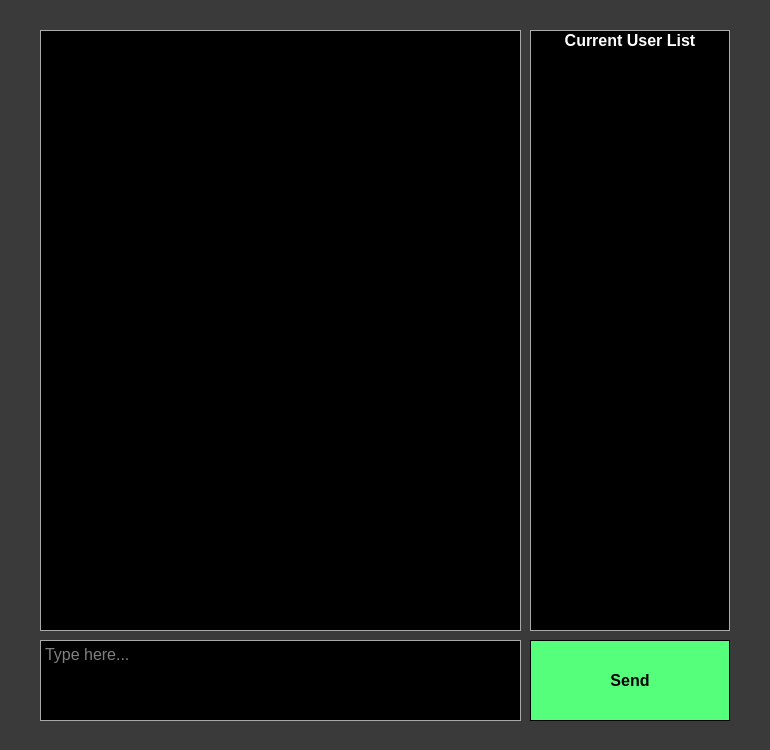
<?xml version="1.0" encoding="UTF-8"?>
<ui version="4.0">
 <class>cove_generalchat</class>
 <widget class="QDialog" name="cove_generalchat">
  <property name="geometry">
   <rect>
    <x>0</x>
    <y>0</y>
    <width>770</width>
    <height>750</height>
   </rect>
  </property>
  <property name="palette">
   <palette>
    <active>
     <colorrole role="WindowText">
      <brush brushstyle="SolidPattern">
       <color alpha="255">
        <red>255</red>
        <green>255</green>
        <blue>255</blue>
       </color>
      </brush>
     </colorrole>
     <colorrole role="Button">
      <brush brushstyle="SolidPattern">
       <color alpha="255">
        <red>58</red>
        <green>58</green>
        <blue>58</blue>
       </color>
      </brush>
     </colorrole>
     <colorrole role="Light">
      <brush brushstyle="SolidPattern">
       <color alpha="255">
        <red>87</red>
        <green>87</green>
        <blue>87</blue>
       </color>
      </brush>
     </colorrole>
     <colorrole role="Midlight">
      <brush brushstyle="SolidPattern">
       <color alpha="255">
        <red>72</red>
        <green>72</green>
        <blue>72</blue>
       </color>
      </brush>
     </colorrole>
     <colorrole role="Dark">
      <brush brushstyle="SolidPattern">
       <color alpha="255">
        <red>29</red>
        <green>29</green>
        <blue>29</blue>
       </color>
      </brush>
     </colorrole>
     <colorrole role="Mid">
      <brush brushstyle="SolidPattern">
       <color alpha="255">
        <red>38</red>
        <green>38</green>
        <blue>38</blue>
       </color>
      </brush>
     </colorrole>
     <colorrole role="Text">
      <brush brushstyle="SolidPattern">
       <color alpha="255">
        <red>255</red>
        <green>255</green>
        <blue>255</blue>
       </color>
      </brush>
     </colorrole>
     <colorrole role="BrightText">
      <brush brushstyle="SolidPattern">
       <color alpha="255">
        <red>255</red>
        <green>255</green>
        <blue>255</blue>
       </color>
      </brush>
     </colorrole>
     <colorrole role="ButtonText">
      <brush brushstyle="SolidPattern">
       <color alpha="255">
        <red>255</red>
        <green>255</green>
        <blue>255</blue>
       </color>
      </brush>
     </colorrole>
     <colorrole role="Base">
      <brush brushstyle="SolidPattern">
       <color alpha="255">
        <red>0</red>
        <green>0</green>
        <blue>0</blue>
       </color>
      </brush>
     </colorrole>
     <colorrole role="Window">
      <brush brushstyle="SolidPattern">
       <color alpha="255">
        <red>58</red>
        <green>58</green>
        <blue>58</blue>
       </color>
      </brush>
     </colorrole>
     <colorrole role="Shadow">
      <brush brushstyle="SolidPattern">
       <color alpha="255">
        <red>0</red>
        <green>0</green>
        <blue>0</blue>
       </color>
      </brush>
     </colorrole>
     <colorrole role="AlternateBase">
      <brush brushstyle="SolidPattern">
       <color alpha="255">
        <red>29</red>
        <green>29</green>
        <blue>29</blue>
       </color>
      </brush>
     </colorrole>
     <colorrole role="ToolTipBase">
      <brush brushstyle="SolidPattern">
       <color alpha="255">
        <red>255</red>
        <green>255</green>
        <blue>220</blue>
       </color>
      </brush>
     </colorrole>
     <colorrole role="ToolTipText">
      <brush brushstyle="SolidPattern">
       <color alpha="255">
        <red>0</red>
        <green>0</green>
        <blue>0</blue>
       </color>
      </brush>
     </colorrole>
    </active>
    <inactive>
     <colorrole role="WindowText">
      <brush brushstyle="SolidPattern">
       <color alpha="255">
        <red>255</red>
        <green>255</green>
        <blue>255</blue>
       </color>
      </brush>
     </colorrole>
     <colorrole role="Button">
      <brush brushstyle="SolidPattern">
       <color alpha="255">
        <red>58</red>
        <green>58</green>
        <blue>58</blue>
       </color>
      </brush>
     </colorrole>
     <colorrole role="Light">
      <brush brushstyle="SolidPattern">
       <color alpha="255">
        <red>87</red>
        <green>87</green>
        <blue>87</blue>
       </color>
      </brush>
     </colorrole>
     <colorrole role="Midlight">
      <brush brushstyle="SolidPattern">
       <color alpha="255">
        <red>72</red>
        <green>72</green>
        <blue>72</blue>
       </color>
      </brush>
     </colorrole>
     <colorrole role="Dark">
      <brush brushstyle="SolidPattern">
       <color alpha="255">
        <red>29</red>
        <green>29</green>
        <blue>29</blue>
       </color>
      </brush>
     </colorrole>
     <colorrole role="Mid">
      <brush brushstyle="SolidPattern">
       <color alpha="255">
        <red>38</red>
        <green>38</green>
        <blue>38</blue>
       </color>
      </brush>
     </colorrole>
     <colorrole role="Text">
      <brush brushstyle="SolidPattern">
       <color alpha="255">
        <red>255</red>
        <green>255</green>
        <blue>255</blue>
       </color>
      </brush>
     </colorrole>
     <colorrole role="BrightText">
      <brush brushstyle="SolidPattern">
       <color alpha="255">
        <red>255</red>
        <green>255</green>
        <blue>255</blue>
       </color>
      </brush>
     </colorrole>
     <colorrole role="ButtonText">
      <brush brushstyle="SolidPattern">
       <color alpha="255">
        <red>255</red>
        <green>255</green>
        <blue>255</blue>
       </color>
      </brush>
     </colorrole>
     <colorrole role="Base">
      <brush brushstyle="SolidPattern">
       <color alpha="255">
        <red>0</red>
        <green>0</green>
        <blue>0</blue>
       </color>
      </brush>
     </colorrole>
     <colorrole role="Window">
      <brush brushstyle="SolidPattern">
       <color alpha="255">
        <red>58</red>
        <green>58</green>
        <blue>58</blue>
       </color>
      </brush>
     </colorrole>
     <colorrole role="Shadow">
      <brush brushstyle="SolidPattern">
       <color alpha="255">
        <red>0</red>
        <green>0</green>
        <blue>0</blue>
       </color>
      </brush>
     </colorrole>
     <colorrole role="AlternateBase">
      <brush brushstyle="SolidPattern">
       <color alpha="255">
        <red>29</red>
        <green>29</green>
        <blue>29</blue>
       </color>
      </brush>
     </colorrole>
     <colorrole role="ToolTipBase">
      <brush brushstyle="SolidPattern">
       <color alpha="255">
        <red>255</red>
        <green>255</green>
        <blue>220</blue>
       </color>
      </brush>
     </colorrole>
     <colorrole role="ToolTipText">
      <brush brushstyle="SolidPattern">
       <color alpha="255">
        <red>0</red>
        <green>0</green>
        <blue>0</blue>
       </color>
      </brush>
     </colorrole>
    </inactive>
    <disabled>
     <colorrole role="WindowText">
      <brush brushstyle="SolidPattern">
       <color alpha="255">
        <red>29</red>
        <green>29</green>
        <blue>29</blue>
       </color>
      </brush>
     </colorrole>
     <colorrole role="Button">
      <brush brushstyle="SolidPattern">
       <color alpha="255">
        <red>58</red>
        <green>58</green>
        <blue>58</blue>
       </color>
      </brush>
     </colorrole>
     <colorrole role="Light">
      <brush brushstyle="SolidPattern">
       <color alpha="255">
        <red>87</red>
        <green>87</green>
        <blue>87</blue>
       </color>
      </brush>
     </colorrole>
     <colorrole role="Midlight">
      <brush brushstyle="SolidPattern">
       <color alpha="255">
        <red>72</red>
        <green>72</green>
        <blue>72</blue>
       </color>
      </brush>
     </colorrole>
     <colorrole role="Dark">
      <brush brushstyle="SolidPattern">
       <color alpha="255">
        <red>29</red>
        <green>29</green>
        <blue>29</blue>
       </color>
      </brush>
     </colorrole>
     <colorrole role="Mid">
      <brush brushstyle="SolidPattern">
       <color alpha="255">
        <red>38</red>
        <green>38</green>
        <blue>38</blue>
       </color>
      </brush>
     </colorrole>
     <colorrole role="Text">
      <brush brushstyle="SolidPattern">
       <color alpha="255">
        <red>29</red>
        <green>29</green>
        <blue>29</blue>
       </color>
      </brush>
     </colorrole>
     <colorrole role="BrightText">
      <brush brushstyle="SolidPattern">
       <color alpha="255">
        <red>255</red>
        <green>255</green>
        <blue>255</blue>
       </color>
      </brush>
     </colorrole>
     <colorrole role="ButtonText">
      <brush brushstyle="SolidPattern">
       <color alpha="255">
        <red>29</red>
        <green>29</green>
        <blue>29</blue>
       </color>
      </brush>
     </colorrole>
     <colorrole role="Base">
      <brush brushstyle="SolidPattern">
       <color alpha="255">
        <red>58</red>
        <green>58</green>
        <blue>58</blue>
       </color>
      </brush>
     </colorrole>
     <colorrole role="Window">
      <brush brushstyle="SolidPattern">
       <color alpha="255">
        <red>58</red>
        <green>58</green>
        <blue>58</blue>
       </color>
      </brush>
     </colorrole>
     <colorrole role="Shadow">
      <brush brushstyle="SolidPattern">
       <color alpha="255">
        <red>0</red>
        <green>0</green>
        <blue>0</blue>
       </color>
      </brush>
     </colorrole>
     <colorrole role="AlternateBase">
      <brush brushstyle="SolidPattern">
       <color alpha="255">
        <red>58</red>
        <green>58</green>
        <blue>58</blue>
       </color>
      </brush>
     </colorrole>
     <colorrole role="ToolTipBase">
      <brush brushstyle="SolidPattern">
       <color alpha="255">
        <red>255</red>
        <green>255</green>
        <blue>220</blue>
       </color>
      </brush>
     </colorrole>
     <colorrole role="ToolTipText">
      <brush brushstyle="SolidPattern">
       <color alpha="255">
        <red>0</red>
        <green>0</green>
        <blue>0</blue>
       </color>
      </brush>
     </colorrole>
    </disabled>
   </palette>
  </property>
  <property name="font">
   <font>
    <family>Arial</family>
    <pointsize>12</pointsize>
   </font>
  </property>
  <property name="contextMenuPolicy">
   <enum>Qt::DefaultContextMenu</enum>
  </property>
  <property name="windowTitle">
   <string>Cove Client</string>
  </property>
  <widget class="QPushButton" name="pushButton_Send">
   <property name="geometry">
    <rect>
     <x>530</x>
     <y>640</y>
     <width>200</width>
     <height>81</height>
    </rect>
   </property>
   <property name="font">
    <font>
     <family>Arial</family>
     <pointsize>12</pointsize>
     <weight>75</weight>
     <italic>false</italic>
     <bold>true</bold>
    </font>
   </property>
   <property name="cursor">
    <cursorShape>ArrowCursor</cursorShape>
   </property>
   <property name="contextMenuPolicy">
    <enum>Qt::NoContextMenu</enum>
   </property>
   <property name="styleSheet">
    <string notr="true">QPushButton
{
	color: black;
	background-color: #55ff7c;
	alternate-background-color: grey;
	font: bold 12pt &quot;Arial&quot;;
	selection-color: grey;
	selection-background-color: black;
	border: 1px solid black
}
QPushButton:hover
{
	border: 2px solid black;
}</string>
   </property>
   <property name="text">
    <string>Send</string>
   </property>
   <property name="autoDefault">
    <bool>false</bool>
   </property>
   <property name="default">
    <bool>false</bool>
   </property>
  </widget>
  <widget class="QListWidget" name="listWidget_UserDisplay">
   <property name="geometry">
    <rect>
     <x>530</x>
     <y>30</y>
     <width>200</width>
     <height>601</height>
    </rect>
   </property>
   <property name="font">
    <font>
     <family>Arial</family>
     <pointsize>12</pointsize>
     <weight>75</weight>
     <bold>true</bold>
    </font>
   </property>
   <property name="styleSheet">
    <string notr="true">QListWidget{
	color: white;
	background-color: black;
	alternate-background-color: black;

	selection-color: black;
	selection-background-color: white;

	border: 1px solid darkgrey;
}</string>
   </property>
   <item>
    <property name="text">
     <string>Current User List</string>
    </property>
    <property name="font">
     <font>
      <family>Arial</family>
      <pointsize>12</pointsize>
      <underline>false</underline>
     </font>
    </property>
    <property name="textAlignment">
     <set>AlignCenter</set>
    </property>
   </item>
  </widget>
  <widget class="QTextBrowser" name="textBrowser_ChatDisplay">
   <property name="geometry">
    <rect>
     <x>40</x>
     <y>30</y>
     <width>481</width>
     <height>601</height>
    </rect>
   </property>
   <property name="font">
    <font>
     <family>Arial</family>
     <pointsize>12</pointsize>
     <weight>75</weight>
     <bold>true</bold>
    </font>
   </property>
   <property name="styleSheet">
    <string notr="true">QTextBrowser{
	color: white;
	background-color: black;
	alternate-background-color: black;

	selection-color: black;
	selection-background-color: white;

	border: 1px solid darkgrey;
}</string>
   </property>
   <property name="html">
    <string>&lt;!DOCTYPE HTML PUBLIC &quot;-//W3C//DTD HTML 4.0//EN&quot; &quot;http://www.w3.org/TR/REC-html40/strict.dtd&quot;&gt;
&lt;html&gt;&lt;head&gt;&lt;meta name=&quot;qrichtext&quot; content=&quot;1&quot; /&gt;&lt;style type=&quot;text/css&quot;&gt;
p, li { white-space: pre-wrap; }
&lt;/style&gt;&lt;/head&gt;&lt;body style=&quot; font-family:'Arial'; font-size:12pt; font-weight:600; font-style:normal;&quot;&gt;
&lt;p style=&quot;-qt-paragraph-type:empty; margin-top:0px; margin-bottom:0px; margin-left:0px; margin-right:0px; -qt-block-indent:0; text-indent:0px;&quot;&gt;&lt;br /&gt;&lt;/p&gt;&lt;/body&gt;&lt;/html&gt;</string>
   </property>
   <property name="openExternalLinks">
    <bool>true</bool>
   </property>
  </widget>
  <widget class="QTextEdit" name="textEdit_ChatTypeField">
   <property name="geometry">
    <rect>
     <x>40</x>
     <y>640</y>
     <width>481</width>
     <height>81</height>
    </rect>
   </property>
   <property name="sizePolicy">
    <sizepolicy hsizetype="Fixed" vsizetype="Fixed">
     <horstretch>0</horstretch>
     <verstretch>0</verstretch>
    </sizepolicy>
   </property>
   <property name="focusPolicy">
    <enum>Qt::StrongFocus</enum>
   </property>
   <property name="styleSheet">
    <string notr="true">QTextEdit
{
	color: white;
	background-color: black;
	alternate-background-color: black;
	font: 12pt &quot;Arial&quot;;
	selection-color: black;
	selection-background-color: white;
	border: 1px solid darkgrey;
}
QTextEdit:hover
{
	border: 1px solid lightgrey;
}
QTextEdit:focus
{
	border: 1px solid  rgb(84, 255, 124);
}</string>
   </property>
   <property name="horizontalScrollBarPolicy">
    <enum>Qt::ScrollBarAlwaysOff</enum>
   </property>
   <property name="placeholderText">
    <string>Type here...</string>
   </property>
  </widget>
 </widget>
 <tabstops>
  <tabstop>textEdit_ChatTypeField</tabstop>
  <tabstop>pushButton_Send</tabstop>
  <tabstop>textBrowser_ChatDisplay</tabstop>
  <tabstop>listWidget_UserDisplay</tabstop>
 </tabstops>
 <resources/>
 <connections/>
</ui>
